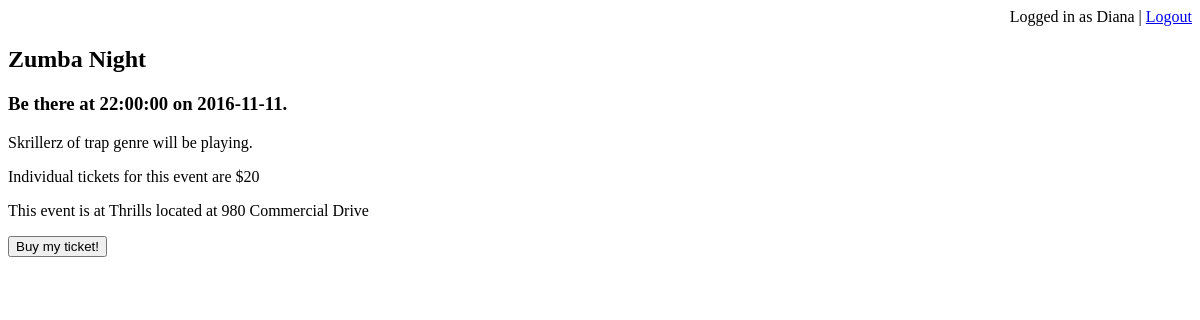
Page /event_page.php?evid=123 (signed in) on the earlier database version.
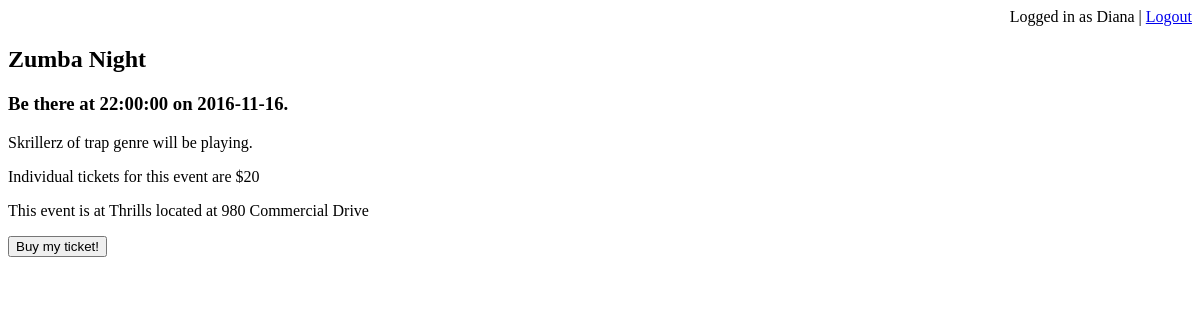
Same page on the later database version.
### tables this page shows
CREATE TABLE `hostedevent` (
  `evid` int(11) NOT NULL,
  `name` varchar(20) NOT NULL,
  `date` date NOT NULL,
  `start_time` time NOT NULL,
  `branchID` int(11) NOT NULL,
  `price` double DEFAULT NULL
);

### event_page.php (the view, shortened to what this page needs)
<?php
if ( isset($_SESSION['user'])=="" ) {
    header("Location: index.php");
    exit;
  }
else
{
$username=$_SESSION['username'];
?><html>
<head>
</head>
<body>
<div style="text-align:right;">Logged in as <?php echo $username; ?> | <a href="http://localhost/304_project/logout.php">Logout</a></div>
<?php
$evid = $_GET['evid'];
$servername = "localhost";
$username = "root";
$password = NULL;
$databasename = 'Venue';
$conn = new mysqli($servername, $username, $password, $databasename);
$sql = "SELECT ev.evid AS evid, en.enid AS enid, ev.name AS eventName, date, start_time, en.name AS enName, genre, v.name AS venueName, address, ev.price AS eventPrice, v.branchID AS branchID FROM `venue` v, `hostedevent` ev, `playsat` p, `entertainment` en, `buysticketsfor`t WHERE ev.branchID = p.branchID AND ev.evid = p.evid AND en.enid = p.enid AND v.branchID = p.branchID AND t.evid = ev.evid AND ev.evid = '$evid' AND p.evid = '$evid'  AND t.evid = '$evid'";
$result = $conn->query($sql);
if ($result->num_rows > 0) {
    while($row = $result->fetch_assoc()) {
        $evid = $row["evid"];
        $eventName = $row["eventName"];
        $eventPrice = $row["eventPrice"];
        $date = $row["date"];
        $time = $row["start_time"];
        $enName = $row["enName"];
        $enGenre = $row["genre"];
        $venueName = $row["venueName"];
        $venueAddress = $row["address"];
        $branchID = $row["branchID"];
    }
} else {
    echo "0 results";
}
 ?>
<h2><?php echo $eventName;?> </h2>
<h3>Be there at <?php echo $time;?> on <?php echo $date;?>.</h3>
<p><?php echo $enName;?> of <?php echo $enGenre;?> genre will be playing.</p>
<p>Individual tickets for this event are $<?php echo $eventPrice;?></p>
<p>This event is at <?php echo $venueName;?> located at <?php echo $venueAddress;?></p>
<p><a href = "http://localhost/304_project/buy_ticket_confirmation.php?evid=<?php echo $evid; ?>&branchID=<?php echo $branchID; ?>"><button>Buy my ticket!</button></a></p>
</body>
</html>
<?php
}
?>

Differences in the rows shown:
changed hostedevent "Zumba Night": date "2016-11-11" → "2016-11-16"
